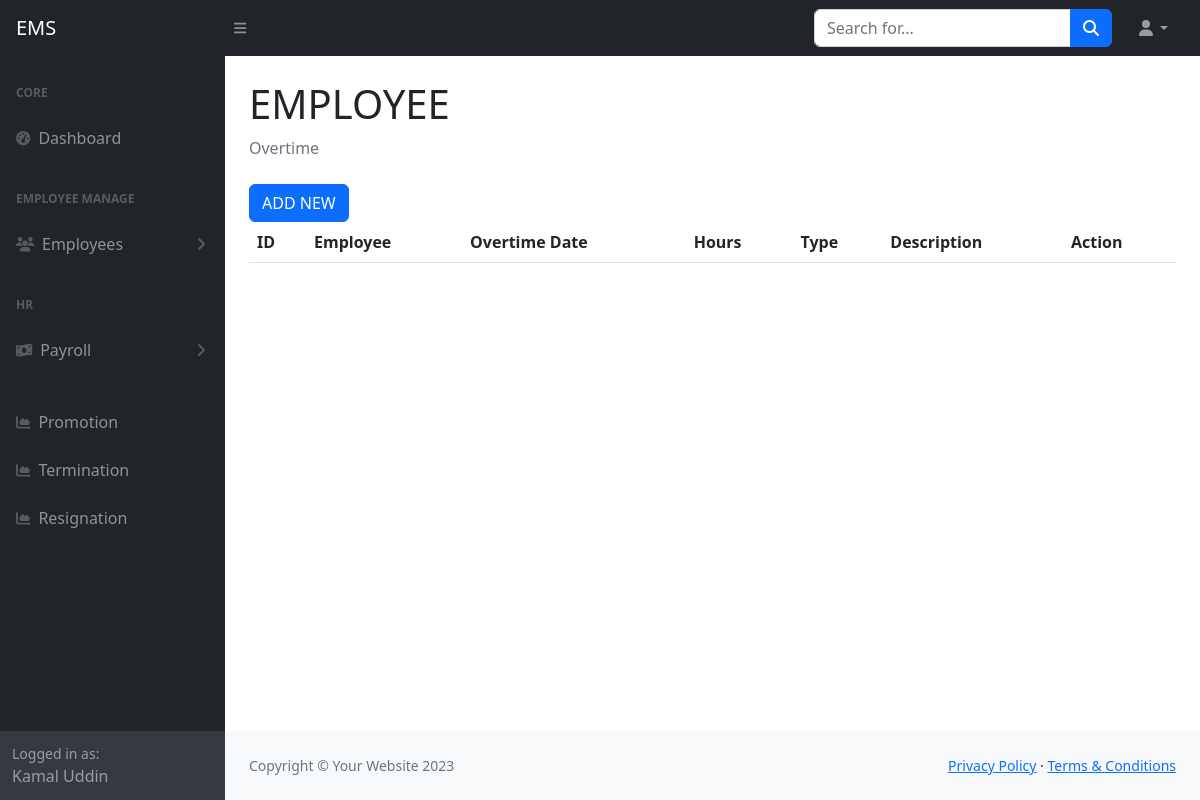
Page /overtime_list.php (signed in) on the earlier database version.
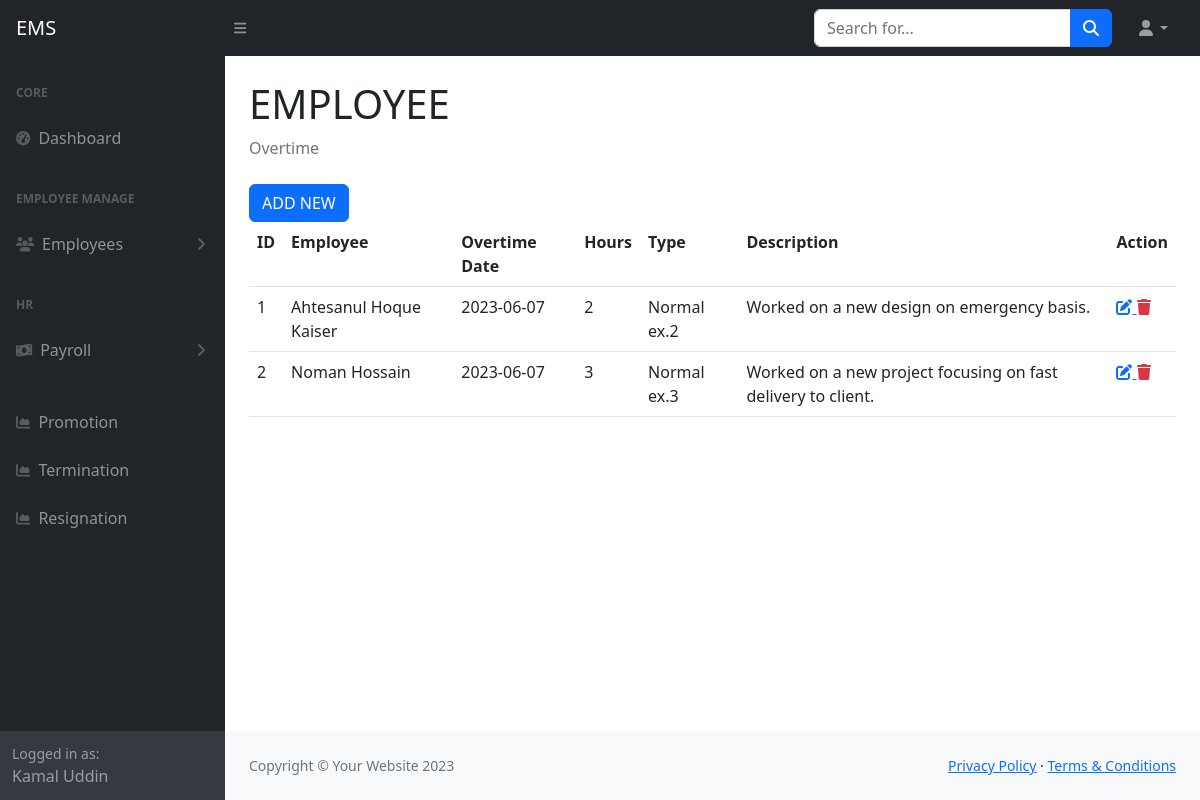
Same page on the later database version.
### tables this page shows
CREATE TABLE `tbl_overtime` (
  `id` int(50) NOT NULL,
  `employee` varchar(255) DEFAULT NULL,
  `overtime_date` date DEFAULT NULL,
  `hours` int(15) DEFAULT NULL,
  `type` varchar(255) DEFAULT NULL,
  `description` text DEFAULT NULL,
  `created_at` datetime DEFAULT NULL,
  `created_by` varchar(255) DEFAULT NULL,
  `updated_at` datetime DEFAULT NULL,
  `updated_by` varchar(255) DEFAULT NULL,
  `deleted_at` datetime DEFAULT NULL
);

CREATE TABLE `tbl_employees` (
  `id` int(50) NOT NULL,
  `first_name` varchar(255) NOT NULL,
  `last_name` varchar(255) NOT NULL,
  `email` varchar(255) NOT NULL,
  `phone` varchar(15) DEFAULT NULL,
  `employee_id` varchar(255) DEFAULT NULL,
  `department_id` int(11) DEFAULT NULL,
  `designation_id` int(11) DEFAULT NULL,
  `joining_date` date DEFAULT NULL,
  `yearly_leave` int(11) NOT NULL,
  `image` varchar(255) DEFAULT NULL,
  `basic_salary` decimal(10,2) NOT NULL,
  `created_at` datetime DEFAULT NULL,
  `created_by` varchar(255) DEFAULT NULL,
  `updated_at` datetime DEFAULT NULL,
  `updated_by` varchar(255) DEFAULT NULL,
  `deleted_at` datetime DEFAULT NULL
);

### include/settings.php (called while the page is built)
<?php
   $base_url="http://localhost/employee/";
    require_once('class/crud.php');
    $mysqli=new crud;
?>

### class/crud.php (called while the page is built, shortened)
<?php
    class crud{
        private $host='localhost';
        private $user='root';
        private $password='';
        private $database='employee';
        private $connection;
        public function __construct(){
            $this->connection=new mysqli($this->host,$this->user,$this->password,$this->database);
        }
        public function common_select_query($sql){
            $result=array();
            $error=false;
            $rs=$this->connection->query($sql);
            if($rs){
                if($rs->num_rows > 0){
                    while($r=$rs->fetch_object()){
                        array_push($result,$r);
                    }
                }
            }else{
                $error=$this->connection->error;
            }
            $return = array('data'=>$result,'error'=>$error);
            return $return;
        }
    }
?>

### overtime_list.php (the view)
<?php require_once('include/header.php') ?>
<?php require_once('include/sidebar.php') ?>
<div class="container-fluid px-4">
    <h1 class="mt-4">EMPLOYEE</h1>
    <ol class="breadcrumb mb-4">
        <li class="breadcrumb-item active">Overtime</li>
    </ol>
    <a href="<?= $base_url?>overtime_add.php"class="btn btn-primary align-right">ADD NEW</a>
    <table class="table">
        <tr>
            <th>ID</th>
            <th>Employee</th>
            <th>Overtime Date</th>
            <th>Hours</th>
            <th>Type</th>
            <th>Description</th>
            <th>Action</th>
        </tr>
        <?php
                  $data=$mysqli->common_select_query('SELECT tbl_overtime.*,tbl_employees.first_name,tbl_employees.last_name
                  From `tbl_overtime`
                  join tbl_employees on tbl_employees.id=tbl_overtime.employee
                  where tbl_overtime.deleted_at is null');
               if(!$data['error']){
                    foreach($data['data'] as $d){
                ?>
        <tr>
            <td><?= $d->id ?></td>
            <td><?= $d->first_name ?> <?= $d->last_name ?></td>
            <td><?= $d->overtime_date ?></td>
            <td><?= $d->hours ?></td>
            <td><?= $d->type ?></td>
            <td><?= $d->description ?></td>
            <td>
                <a title="Update" href="<?= $base_url?>overtime_edit.php?id=<?= $d->id ?>">
                            <i class="fa fa-edit"></i>
                </a>
                <a title="Delete" class="text-danger" href="overtime_delete.php?id=<?= $d->id ?>">
                            <i class="fa fa-trash"></i>
                </a>
            </td>
        </tr>
        <?php
        }
                  }
                  ?>
    </table>
</div>
<?php require_once('include/footer.php') ?>

Differences in the rows shown:
added tbl_overtime: id "1", tbl_employees.first_name "Ahtesanul Hoque", tbl_employees.last_name "Kaiser", overtime_date "2023-06-07", hours "2", type "Normal ex.2", description "Worked on a new design on emergency basis."
added tbl_overtime: id "2", tbl_employees.first_name "Noman", tbl_employees.last_name "Hossain", overtime_date "2023-06-07", hours "3", type "Normal ex.3", description "Worked on a new project focusing on fast delivery to client."
